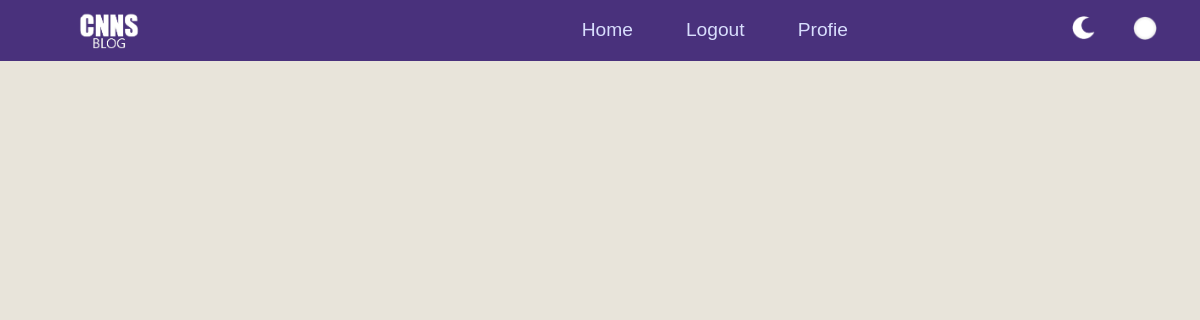
The app's page / (signed in), older data.
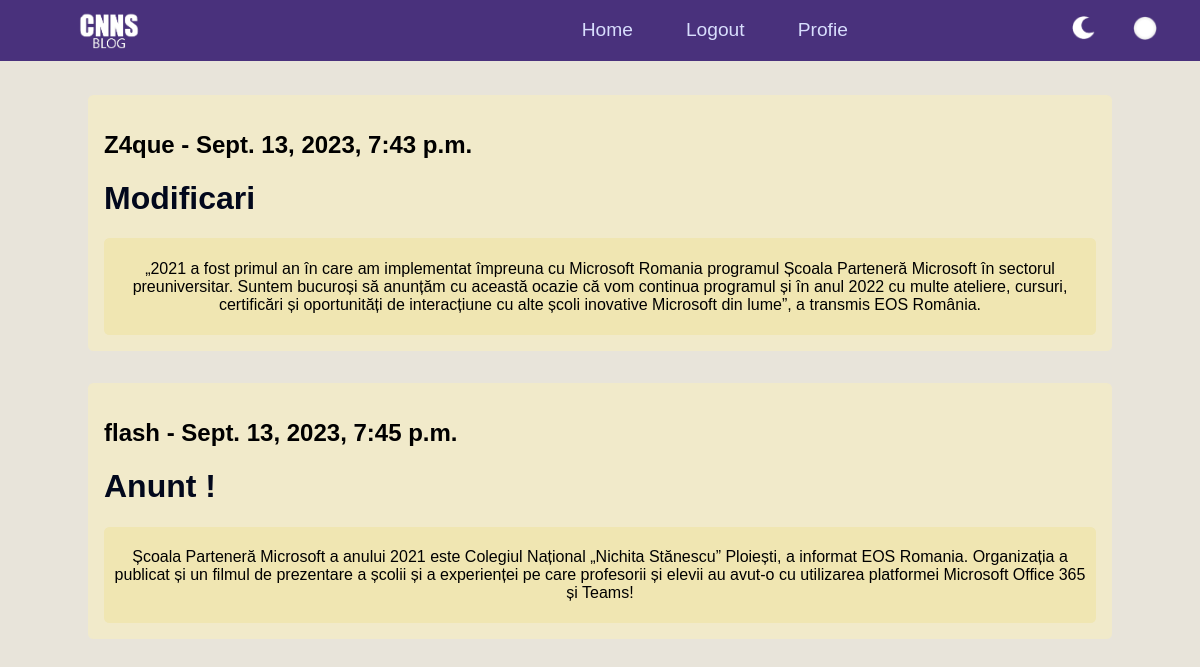
The same page, newer data.
### system/models.py (models this page shows, shortened)
class Post(models.Model):
    title = models.CharField(max_length=100)
    content = models.TextField()
    date_posted = models.DateTimeField(default=timezone.now)
    author = models.ForeignKey(User, on_delete=models.CASCADE)

### system/views.py (the view)
# urls.py: 2. Add a URL to urlpatterns:  path('', views.home, name='home')
@login_required
def home(request):
    context = {
        'posts' : Post.objects.all()
    }
    return render(request, 'home.html', context)

### system/templates/home.html
{% extends "base.html" %}
{% block content %}
    {% for post in posts %}
        <div class = 'padding-1rem'>
			<div class = 'container'>
				<h2>{{ post.author }} - {{ post.date_posted }}</h2>
                <h1>{{ post.title }}</h1>
				<div class = 'background-continut'>
                <p class="continut">
                    {{ post.content }}
                </p>
                </div>
            </div>
		</div>
    {% endfor %}
{% endblock %}

### system/templates/base.html (shortened to what this page needs)
{% load static %}
<!DOCTYPE html>
<html lang="en">
<head>
    <link rel="stylesheet" href="{% static 'css/media.css' %}">
    <link rel="stylesheet" href="{% static 'css/index.css' %}">
	<link rel="stylesheet" href="{% static 'css/shorts.css' %}">
	<link rel="stylesheet" href="{% static 'css/hover.css' %}">
</head>
<body>
    <nav style = 'background-color: #49317C; display : flex;'>
        <div style = "width : 16rem; padding : .4rem;"
            class = 'display-flex align-items-center justify-content-center'>
            <img src = "{% static 'imagesForBase/logo.png' %}" style = 'height : 2.3rem;'>
        </div>
        <div style = "width : 100%; padding : .33rem;
            display: flex; align-items: center; justify-content: right;">
            <div class = 'display-flex align-items-center justify-content-center mod-width'>
                <a href = "{% url 'home' %}">Home</a>
                {% if user.is_authenticated %}
                <a href = "{% url 'logout' %}">Logout</a>
                <a href = "{% url 'profile' %}">Profie</a>
                {% else %}
                <a href = "{% url 'log' %}">Login</a>
                <a href = "{% url 'register' %}">Register</a>
                {% endif %}
            </div>
            <div style = "max-width : 10rem; width : 100%; gap : 1rem;"
                class = 'display-flex align-items-center justify-content-center'>
                <a onclick="changeThemes('#0D0D0D', '#232323', '#383838', '#4F4F4F', '#fff')">
                    <img src="{% static 'imagesForBase/moon.png' %}" style = 'height : 1.5rem'>
                </a>
                <a onclick="changeThemes('#49317C', '#E8E4DA', '#FBEEB5', '#FBEEB5', 'black')">
                    <img src="{% static 'imagesForBase/sun.png' %}" style = 'height : 1.5rem'>
                </a>
            </div>
        </div>
    </nav>
    <br>
    {% block content %} {% endblock %}
</body>
</html>

### system/static/css/index.css (style rules this page uses)
a { border : none; border-radius : .33rem; padding : .66rem; color: #D8DEFD; transition: transform 150ms, box-shadow 150ms; text-decoration: none; font-size : 1.2rem; }
h1 { color : #02081C; }
body { margin : 0; background-color : #E8E4DA; }
nav { display : flex; }
.container { margin: 0 auto; max-width : 992px; padding : 1rem; background-color : #f1eaca; border-radius : .33rem; }
.mod-width { max-width : 40rem; width : 100%; gap : 2rem; }
.continut { text-align : center; }
.background-continut { background-color : #f0e6b2; padding : .33rem; border-radius : .33rem; }
* { font-family : Sans-serif; }

### system/static/css/shorts.css (style rules this page uses)
.padding-1rem { padding : 1rem; }
.display-flex { display : flex; }
.align-items-center { align-items : center; }
.justify-content-center { justify-content : center; }

Row changes from the older to the newer data that the page shows:
added Post: author "Z4que", date_posted "Sept. 13, 2023, 7:43 p.m.", title "Modificari", content "„2021 a fost primul an în care am implementat împreuna cu Microsoft Romania programul Școala Parteneră Microsoft în sectorul preuniversitar. Suntem bucuroși să anunțăm cu această ocazie că vom continua programul și în anul 2022 cu multe ateliere, cursuri, certificări și oportunități de interacțiune cu alte școli inovative Microsoft din lume”, a transmis EOS România."
added Post: author "flash", date_posted "Sept. 13, 2023, 7:45 p.m.", title "Anunt !", content "Școala Parteneră Microsoft a anului 2021 este Colegiul Național „Nichita Stănescu” Ploiești, a informat EOS Romania. Organizația a publicat și un filmul de prezentare a școlii și a experienței pe care profesorii și elevii au avut-o cu utilizarea platformei Microsoft Office 365 și Teams!"
